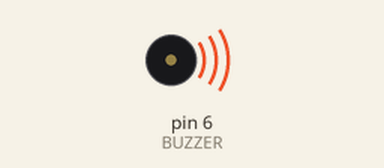
This sketch was run on a simulated Arduino Uno, built with avr-gcc and run on an emulated ATmega328P. Shown: buzzer (waves = sounding).

Above: at 0.5 s.
Timing chart, 0 to 4.6 s (numbered marks = the images above):
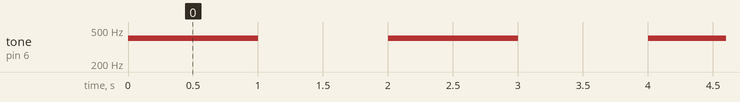

Measured:
- by itself, tone on pin 6 (BUZZER): alternates 400 Hz for 1.0 s and silent for 1.0 s

The sketch:

BUZZER_MODULE.ino
```cpp
int BUZZER = 6;

void setup() {
  pinMode(BUZZER, OUTPUT);
}

void loop() {

  tone(BUZZER, 400);
  delay(1000);

  // - Piezo Buzzer Off
  Serial.println("OFF");
  noTone(BUZZER);
  delay(1000);
}
```
